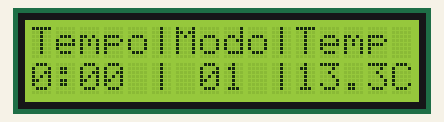
The sketch below on a simulated Arduino Mega 2560, built with avr-gcc and run on an emulated ATmega2560. Parts: 16×2 character LCD.

Above: at 0.1 s.
At 4.1 s:
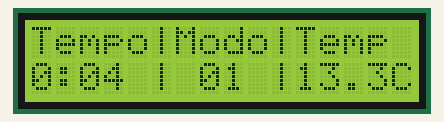
At 9.2 s:
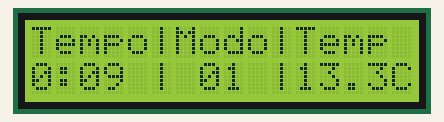
At 19.2 s:
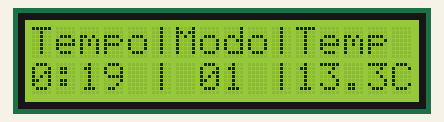
At 28.3 s:
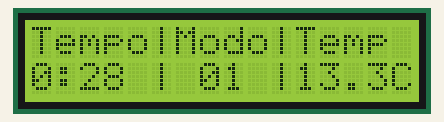
At 38.3 s:
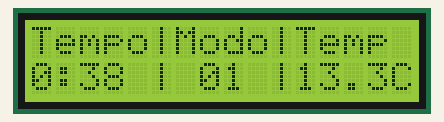

Measured:
- what the display in image 1 shows lasts 1.0 s, from 4.1 s to 5.1 s

The sketch:

lcd.ino
```cpp
#include <LiquidCrystal.h>
#include <stdlib.h>
#include <math.h>


struct Time {
  uint8_t second;
  uint8_t minute;
};

inline void incrementTime(struct Time *time) {
    time->second += 1;
    if (time->second == 60) {
        time->second = 0;
        time->minute = time->minute + 1;
        if (time->minute == 60) {
            time->minute = 0;
        }
    }
}

inline void printTemp(float temp, LiquidCrystal &lcd) {
  lcd.setCursor(11, 1);
  lcd.print(String(temp));
  lcd.setCursor(15, 1);
  lcd.print("C");
}

inline void printMode(unsigned int mode, LiquidCrystal &lcd) {
  lcd.setCursor(7, 1);
  lcd.print(String("0") + String(mode) + " |");
}

inline void printTime(struct Time *time, LiquidCrystal &lcd) {
  lcd.setCursor(0,1);
  lcd.print(String(time->minute) + ":" + (time->second < 10 ? "0" : "") + String(time->second) + " |");
}

LiquidCrystal lcd(8, 9, 4, 5, 6, 7);
struct Time *time;

void setup() {
  time = (struct Time *)malloc(sizeof(struct Time));
  time->second = 0;
  time->minute = 0;
  lcd.begin(16, 2);
}

void loop() {
  lcd.setCursor(0, 0);
  lcd.print("Tempo|");

  lcd.setCursor(6, 0);
  lcd.print("Modo|");

  lcd.setCursor(11, 0);
  lcd.print("Temp");

  printTemp(13.3, lcd);
  printMode(1, lcd);
  printTime(time, lcd);
  incrementTime(time);
  delay(1000);
}
```
